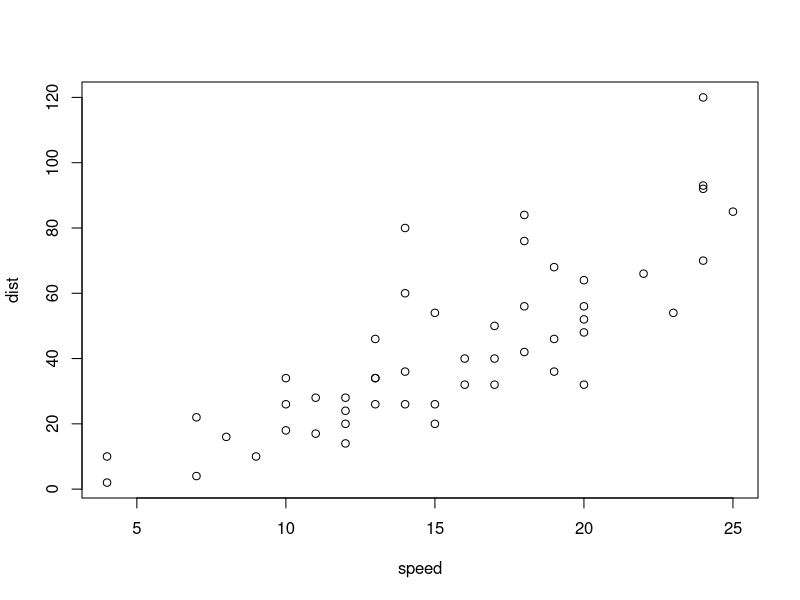
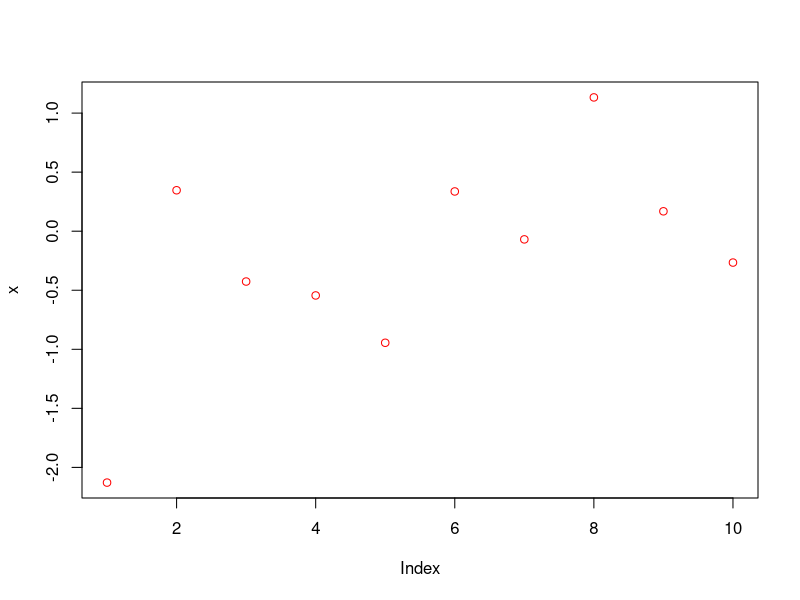
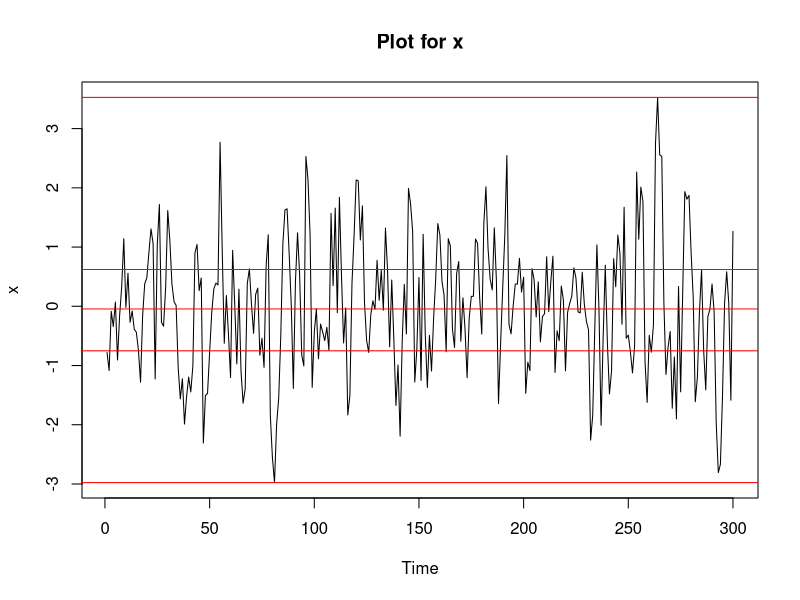
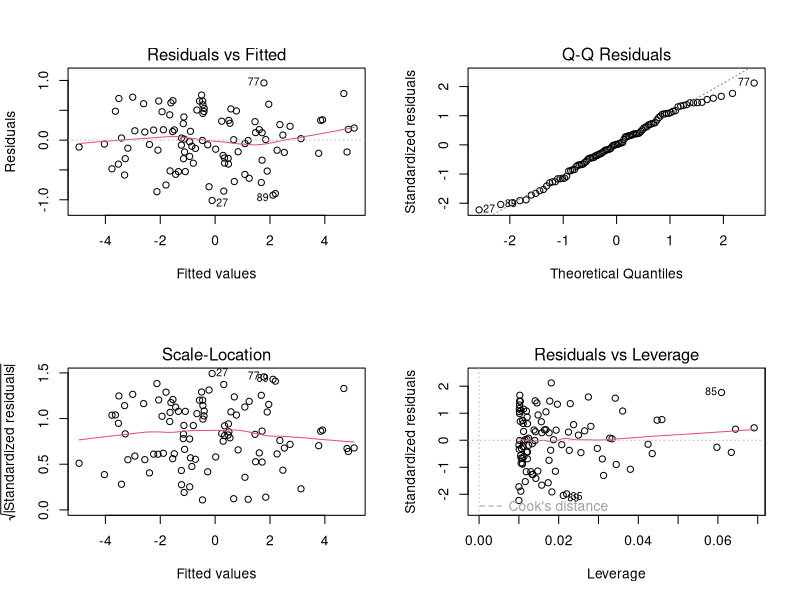

These charts were generated, in order, by the following R code:
## ---- chunk 1
summary(cars)
## ---- chunk 2
plot(cars)
## ---- chunk 3
x <- rnorm(10)
x
## ---- chunk 4
plot(x,col="red")
## ---- chunk 5
x <- arima.sim(model = list(ar=0.5,ma=0.1),n = 300)
plot(x,main="Plot for x")
abline(h=quantile(x),col="red")
## ---- chunk 6
x <- rnorm(100)
y <- 2*x+rnorm(100)*0.5
m <- lm(y~x)
par(mfrow=c(2,2))
plot(m,ask=FALSE)
